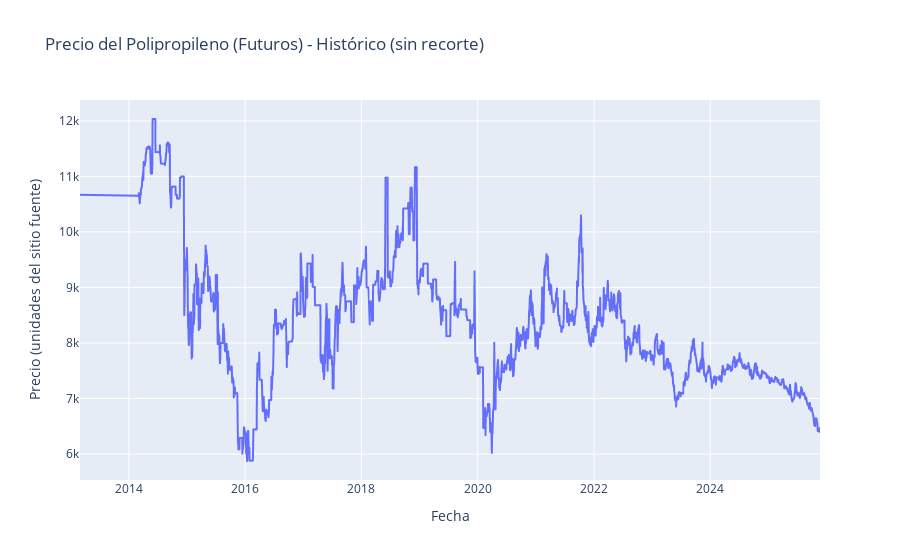

Notebook source saved alongside this figure:
### Code cell
fig = px.line(
    df,
    x="Date",
    y="Price",
    title="Precio del Polipropileno (Futuros) - Histórico (sin recorte)"
)
fig.update_xaxes(title="Fecha")
fig.update_yaxes(title="Precio (unidades del sitio fuente)")
fig.show()

### Figure 1 — Plotly figure (JSON) as saved in the notebook; plotly's stock layout.template omitted (floating-point values rounded to 4 significant figures; data arrays with more than 128 entries replaced by an {"elided": "..."} marker saying what was removed)
{"data": [{"hovertemplate": "Date=%{x}<br>Price=%{y}<extra></extra>", "legendgroup": "", "line": {"color": "#636efa", "dash": "solid"}, "marker": {"symbol": "circle"}, "mode": "lines", "name": "", "showlegend": false, "type": "scattergl", "x": {"elided": "2751 str values"}, "xaxis": "x", "y": {"elided": "2751 float values"}, "yaxis": "y"}], "layout": {"legend": {"tracegroupgap": 0}, "title": {"text": "Precio del Polipropileno (Futuros) - Histórico (sin recorte)"}, "xaxis": {"anchor": "y", "domain": [0, 1], "title": {"text": "Fecha"}}, "yaxis": {"anchor": "x", "domain": [0, 1], "title": {"text": "Precio (unidades del sitio fuente)"}}}}
